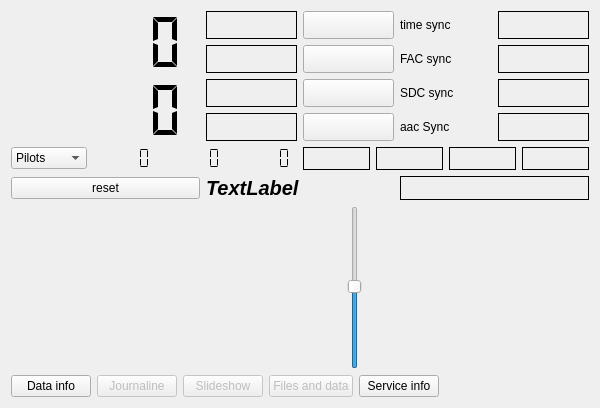
<?xml version="1.0" encoding="UTF-8"?>
<ui version="4.0">
 <class>drmdecoder</class>
 <widget class="QWidget" name="drmdecoder">
  <property name="geometry">
   <rect>
    <x>0</x>
    <y>0</y>
    <width>600</width>
    <height>408</height>
   </rect>
  </property>
  <property name="windowTitle">
   <string>drm decoder</string>
  </property>
  <layout class="QVBoxLayout" name="verticalLayout">
   <item>
    <layout class="QHBoxLayout" name="horizontalLayout">
     <item>
      <layout class="QVBoxLayout" name="verticalLayout_3">
       <item>
        <widget class="QLCDNumber" name="show_int_offset">
         <property name="toolTip">
          <string>&lt;html&gt;&lt;head/&gt;&lt;body&gt;&lt;p&gt;&amp;quot;Coarse frequency offset as measured by the software&amp;quot;&lt;/p&gt;&lt;p&gt;&lt;br/&gt;&lt;/p&gt;&lt;/body&gt;&lt;/html&gt;</string>
         </property>
         <property name="frameShape">
          <enum>QFrame::Shape::NoFrame</enum>
         </property>
         <property name="segmentStyle">
          <enum>QLCDNumber::SegmentStyle::Flat</enum>
         </property>
        </widget>
       </item>
       <item>
        <widget class="QLCDNumber" name="show_small_offset">
         <property name="toolTip">
          <string>&lt;html&gt;&lt;head/&gt;&lt;body&gt;&lt;p&gt;Fine frequency offset as measured by the software (i.e. the offset to the nearest carrier).&lt;/p&gt;&lt;/body&gt;&lt;/html&gt;</string>
         </property>
         <property name="frameShape">
          <enum>QFrame::Shape::NoFrame</enum>
         </property>
         <property name="segmentStyle">
          <enum>QLCDNumber::SegmentStyle::Flat</enum>
         </property>
        </widget>
       </item>
      </layout>
     </item>
     <item>
      <layout class="QGridLayout" name="gridLayout">
       <item row="0" column="0">
        <widget class="QLabel" name="countryLabel">
         <property name="frameShape">
          <enum>QFrame::Shape::Box</enum>
         </property>
         <property name="text">
          <string/>
         </property>
        </widget>
       </item>
       <item row="0" column="1">
        <widget class="QPushButton" name="channel_1">
         <property name="minimumSize">
         <size>
          <width>0</width>
          <height>28</height>
         </size>
        </property>
        <property name="maximumSize">
         <size>
          <width>16777215</width>
          <height>34</height>
         </size>
        </property>
         <property name="toolTip">
          <string>&lt;html&gt;&lt;head/&gt;&lt;body&gt;&lt;p&gt;Visibility of the button suggests the availability of a DRM channel.&lt;/p&gt;&lt;/body&gt;&lt;/html&gt;</string>
         </property>
         <property name="text">
          <string/>
         </property>
        </widget>
       </item>
       <item row="1" column="0">
        <widget class="QLabel" name="timeLabel">
         <property name="frameShape">
          <enum>QFrame::Shape::Box</enum>
         </property>
         <property name="text">
          <string/>
         </property>
        </widget>
       </item>
       <item row="1" column="1">
        <widget class="QPushButton" name="channel_2">
         <property name="minimumSize">
         <size>
          <width>0</width>
          <height>28</height>
         </size>
        </property>
        <property name="maximumSize">
         <size>
          <width>16777215</width>
          <height>34</height>
         </size>
        </property>
         <property name="text">
          <string/>
         </property>
        </widget>
       </item>
       <item row="2" column="0">
        <widget class="QLabel" name="programTypeLabel">
         <property name="frameShape">
          <enum>QFrame::Shape::Box</enum>
         </property>
         <property name="text">
          <string/>
         </property>
        </widget>
       </item>
       <item row="2" column="1">
        <widget class="QPushButton" name="channel_3">
         <property name="minimumSize">
         <size>
          <width>0</width>
          <height>28</height>
         </size>
        </property>
        <property name="maximumSize">
         <size>
          <width>16777215</width>
          <height>34</height>
         </size>
        </property>
         <property name="text">
          <string/>
         </property>
        </widget>
       </item>
       <item row="3" column="0">
        <widget class="QLabel" name="aacDataLabel">
         <property name="frameShape">
          <enum>QFrame::Shape::Box</enum>
         </property>
         <property name="text">
          <string/>
         </property>
        </widget>
       </item>
       <item row="3" column="1">
        <widget class="QPushButton" name="channel_4">
         <property name="minimumSize">
         <size>
          <width>0</width>
          <height>28</height>
         </size>
        </property>
        <property name="maximumSize">
         <size>
          <width>16777215</width>
          <height>34</height>
         </size>
        </property>
         <property name="text">
          <string/>
         </property>
        </widget>
       </item>
      </layout>
     </item>
     <item>
      <layout class="QGridLayout" name="gridLayout_2">
       <item row="0" column="0">
        <widget class="QLabel" name="label_2">
         <property name="text">
          <string>time sync</string>
         </property>
        </widget>
       </item>
       <item row="0" column="1">
        <widget class="QLabel" name="timeSyncLabel">
         <property name="toolTip">
          <string>&lt;html&gt;&lt;head/&gt;&lt;body&gt;&lt;p&gt;Time sync label, green means time synchronization is OK.&lt;/p&gt;&lt;/body&gt;&lt;/html&gt;</string>
         </property>
         <property name="frameShape">
          <enum>QFrame::Shape::Box</enum>
         </property>
         <property name="text">
          <string/>
         </property>
        </widget>
       </item>
       <item row="1" column="0">
        <widget class="QLabel" name="label_3">
         <property name="text">
          <string>FAC sync</string>
         </property>
        </widget>
       </item>
       <item row="1" column="1">
        <widget class="QLabel" name="facSyncLabel">
         <property name="toolTip">
          <string>&lt;html&gt;&lt;head/&gt;&lt;body&gt;&lt;p&gt;FAC sync label, Green means that FAC's could be decoded (easy, often 4QAM).&lt;/p&gt;&lt;/body&gt;&lt;/html&gt;</string>
         </property>
         <property name="frameShape">
          <enum>QFrame::Shape::Box</enum>
         </property>
         <property name="text">
          <string/>
         </property>
        </widget>
       </item>
       <item row="2" column="0">
        <widget class="QLabel" name="label_4">
         <property name="text">
          <string>SDC sync</string>
         </property>
        </widget>
       </item>
       <item row="2" column="1">
        <widget class="QLabel" name="sdcSyncLabel">
         <property name="toolTip">
          <string>&lt;html&gt;&lt;head/&gt;&lt;body&gt;&lt;p&gt;SDC sync label, green means SDC's could be decoded (usually 16 QAM).&lt;/p&gt;&lt;/body&gt;&lt;/html&gt;</string>
         </property>
         <property name="frameShape">
          <enum>QFrame::Shape::Box</enum>
         </property>
         <property name="text">
          <string/>
         </property>
        </widget>
       </item>
       <item row="3" column="0">
        <widget class="QLabel" name="label">
         <property name="text">
          <string>aac Sync</string>
         </property>
        </widget>
       </item>
       <item row="3" column="1">
        <widget class="QLabel" name="faadSyncLabel">
         <property name="toolTip">
          <string>&lt;html&gt;&lt;head/&gt;&lt;body&gt;&lt;p&gt;Faad sync label. Green means that the AAC decoder could decode audio.&lt;/p&gt;&lt;/body&gt;&lt;/html&gt;</string>
         </property>
         <property name="frameShape">
          <enum>QFrame::Shape::Box</enum>
         </property>
         <property name="text">
          <string/>
         </property>
        </widget>
       </item>
      </layout>
     </item>
    </layout>
   </item>
   <item>
    <layout class="QHBoxLayout" name="horizontalLayout_3"/>
   </item>
   <item>
    <layout class="QHBoxLayout" name="horizontalLayout_6">
     <item>
      <layout class="QHBoxLayout" name="horizontalLayout_4">
       <item>
        <widget class="QComboBox" name="modeSelector">
         <item>
          <property name="text">
           <string>Pilots</string>
          </property>
         </item>
         <item>
          <property name="text">
           <string>Channel</string>
          </property>
         </item>
         <item>
          <property name="text">
           <string>Errors</string>
          </property>
         </item>
        </widget>
       </item>
       <item>
        <widget class="QLCDNumber" name="fac_mer">
         <property name="toolTip">
          <string>&lt;html&gt;&lt;head/&gt;&lt;body&gt;&lt;p&gt;Estimate of the SNR of the DRM signal.&lt;/p&gt;&lt;/body&gt;&lt;/html&gt;</string>
         </property>
         <property name="frameShape">
          <enum>QFrame::Shape::NoFrame</enum>
         </property>
         <property name="frameShadow">
          <enum>QFrame::Shadow::Plain</enum>
         </property>
         <property name="lineWidth">
          <number>0</number>
         </property>
         <property name="segmentStyle">
          <enum>QLCDNumber::SegmentStyle::Flat</enum>
         </property>
        </widget>
       </item>
       <item>
        <widget class="QLCDNumber" name="sdc_mer">
         <property name="frameShape">
          <enum>QFrame::Shape::NoFrame</enum>
         </property>
         <property name="segmentStyle">
          <enum>QLCDNumber::SegmentStyle::Flat</enum>
         </property>
        </widget>
       </item>
       <item>
        <widget class="QLCDNumber" name="msc_mer">
         <property name="frameShape">
          <enum>QFrame::Shape::NoFrame</enum>
         </property>
         <property name="segmentStyle">
          <enum>QLCDNumber::SegmentStyle::Flat</enum>
         </property>
        </widget>
       </item>
      </layout>
     </item>
     <item>
      <layout class="QHBoxLayout" name="horizontalLayout_5">
       <item>
        <widget class="QLabel" name="spectrumIndicator">
         <property name="frameShape">
          <enum>QFrame::Shape::Box</enum>
         </property>
         <property name="text">
          <string/>
         </property>
        </widget>
       </item>
       <item>
        <widget class="QLabel" name="modeIndicator">
         <property name="frameShape">
          <enum>QFrame::Shape::Box</enum>
         </property>
         <property name="text">
          <string/>
         </property>
        </widget>
       </item>
       <item>
        <widget class="QLabel" name="datacoding">
         <property name="frameShape">
          <enum>QFrame::Shape::Box</enum>
         </property>
         <property name="text">
          <string/>
         </property>
        </widget>
       </item>
       <item>
        <widget class="QLabel" name="audioModelabel">
         <property name="frameShape">
          <enum>QFrame::Shape::Box</enum>
         </property>
         <property name="text">
          <string/>
         </property>
        </widget>
       </item>
      </layout>
     </item>
    </layout>
   </item>
   <item>
    <layout class="QHBoxLayout" name="horizontalLayout_2">
     <item>
      <widget class="QPushButton" name="resetButton">
       <property name="text">
        <string>reset</string>
       </property>
      </widget>
     </item>
     <item>
      <widget class="QLabel" name="selectedService">
       <property name="font">
        <font>
         <pointsize>15</pointsize>
         <italic>true</italic>
         <bold>true</bold>
        </font>
       </property>
       <property name="text">
        <string>TextLabel</string>
       </property>
      </widget>
     </item>
     <item>
      <widget class="QLabel" name="messageLabel">
       <property name="frameShape">
        <enum>QFrame::Shape::Box</enum>
       </property>
       <property name="text">
        <string/>
       </property>
      </widget>
     </item>
    </layout>
   </item>
   <item>
    <layout class="QHBoxLayout" name="horizontalLayout_7">
     <item>
      <widget class="QwtPlot" name="equalizerDisplay">
       <property name="maximumSize">
        <size>
         <width>16777215</width>
         <height>131</height>
        </size>
       </property>
      </widget>
     </item>
     <item>
      <widget class="QSlider" name="scopeSlider">
       <property name="value">
        <number>50</number>
       </property>
       <property name="orientation">
        <enum>Qt::Orientation::Vertical</enum>
       </property>
      </widget>
     </item>
     <item>
      <widget class="QwtPlot" name="iqPlotter">
       <property name="maximumSize">
        <size>
         <width>221</width>
         <height>141</height>
        </size>
       </property>
      </widget>
     </item>
    </layout>
   </item>
   <item>
    <layout class="QHBoxLayout" name="horizontalLayout_data">
     <item>
      <widget class="QPushButton" name="dataButton">
       <property name="toolTip">
        <string>Data services announced in this broadcast (Journaline, slide show, ...): technical view</string>
       </property>
       <property name="text">
        <string>Data info</string>
       </property>
      </widget>
     </item>
     <item>
      <widget class="QPushButton" name="journalineButton">
       <property name="enabled">
        <bool>false</bool>
       </property>
       <property name="toolTip">
        <string>Journaline: text pages and menus of this broadcast (active when the station sends Journaline)</string>
       </property>
       <property name="text">
        <string>Journaline</string>
       </property>
      </widget>
     </item>
     <item>
      <widget class="QPushButton" name="slideshowButton">
       <property name="enabled">
        <bool>false</bool>
       </property>
       <property name="toolTip">
        <string>Slideshow: pictures sent with this broadcast (active when the station sends a MOT slide show)</string>
       </property>
       <property name="text">
        <string>Slideshow</string>
       </property>
      </widget>
     </item>
     <item>
      <widget class="QPushButton" name="motButton">
       <property name="enabled">
        <bool>false</bool>
       </property>
       <property name="toolTip">
        <string>Files and data: slide show, files and data sent with this broadcast; you decide which to save</string>
       </property>
       <property name="text">
        <string>Files and data</string>
       </property>
      </widget>
     </item>
     <item>
      <widget class="QPushButton" name="serviceInfoButton">
       <property name="toolTip">
        <string>Service info: station information, alternative frequencies, announcements and alarm, date and time</string>
       </property>
       <property name="text">
        <string>Service info</string>
       </property>
      </widget>
     </item>
     <item>
      <spacer name="horizontalSpacer_data">
       <property name="orientation">
        <enum>Qt::Orientation::Horizontal</enum>
       </property>
       <property name="sizeHint" stdset="0">
        <size>
         <width>40</width>
         <height>20</height>
        </size>
       </property>
      </spacer>
     </item>
    </layout>
   </item>
  </layout>
 </widget>
 <customwidgets>
  <customwidget>
   <class>QwtPlot</class>
   <extends>QFrame</extends>
   <header>qwt_plot.h</header>
  </customwidget>
 </customwidgets>
 <resources/>
 <connections/>
</ui>
